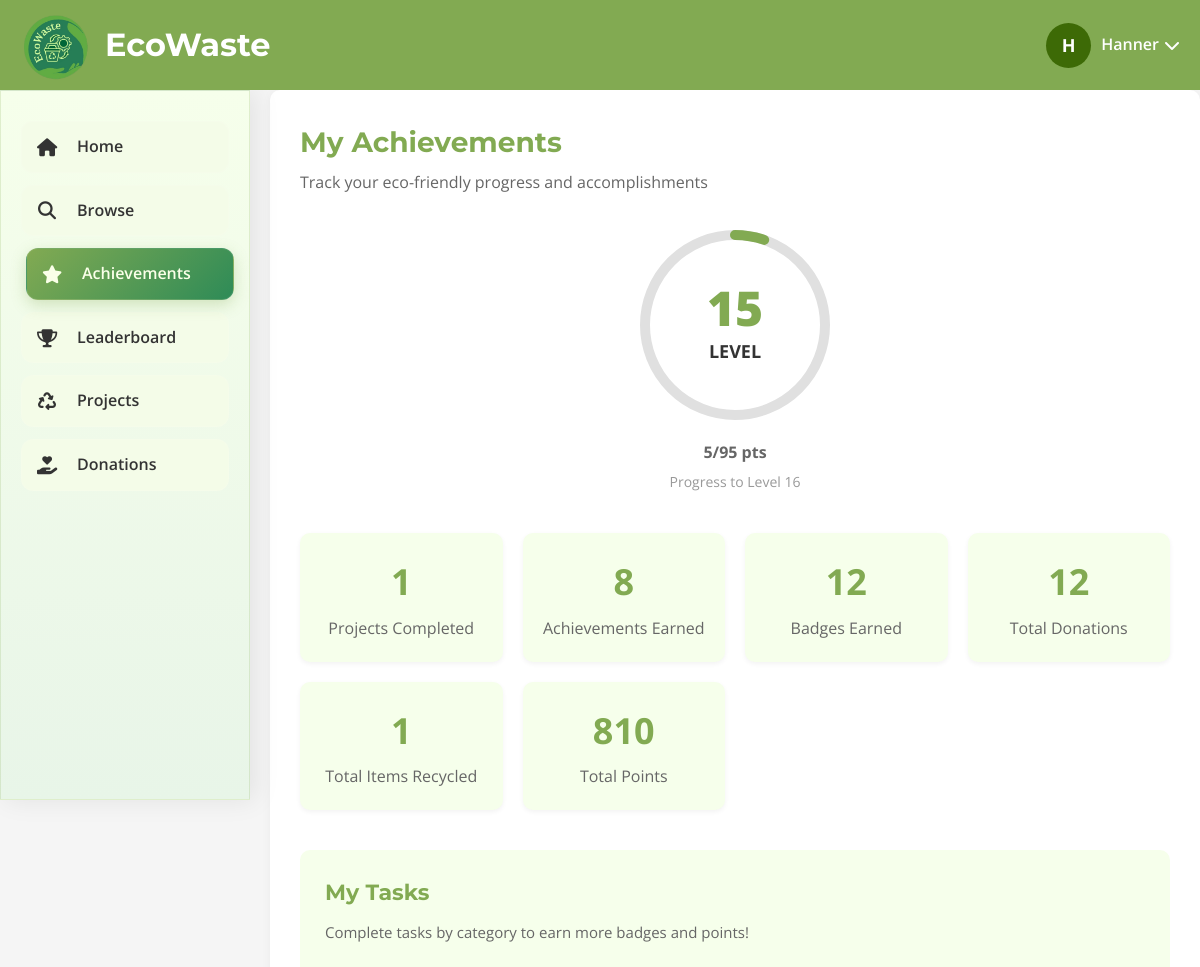
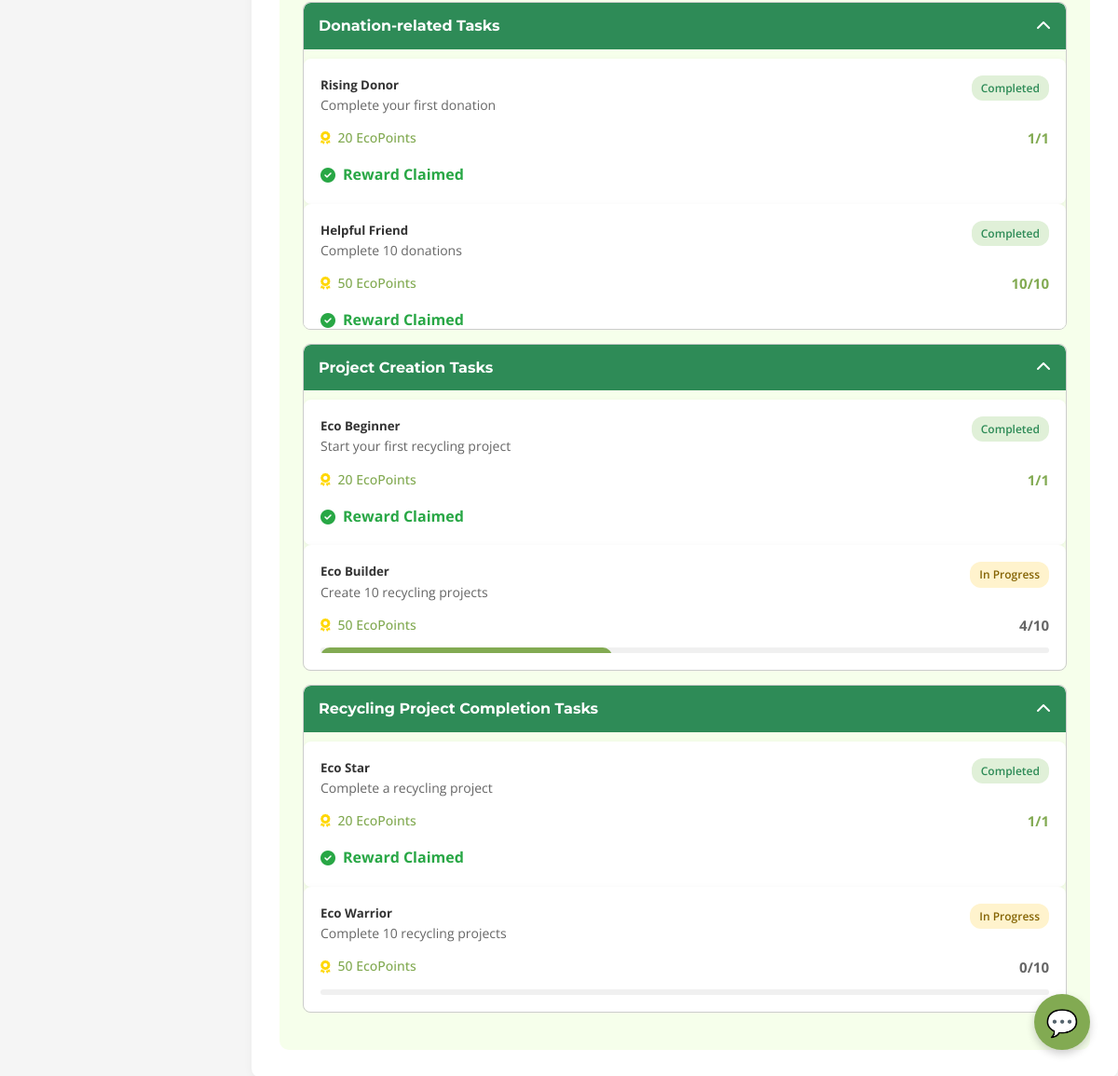
The app's page /achievements.php (signed in) with its own data (2 pictures, top to bottom).
### tables this page shows
CREATE TABLE `user_stats` (
  `stat_id` int(11) NOT NULL,
  `user_id` int(11) NOT NULL,
  `projects_completed` int(11) DEFAULT 0,
  `achievements_earned` int(11) DEFAULT 0,
  `badges_earned` int(11) DEFAULT 0,
  `items_donated` int(11) DEFAULT 0,
  `items_recycled` int(11) DEFAULT 0,
  `plastic_recycled` int(11) DEFAULT 0,
  `paper_recycled` int(11) DEFAULT 0,
  `glass_recycled` int(11) DEFAULT 0,
  `metal_recycled` int(11) DEFAULT 0,
  `points` int(11) DEFAULT 0,
  `projects_created` int(11) DEFAULT 0,
  `total_points` int(11) NOT NULL DEFAULT 0
);

CREATE TABLE `user_tasks` (
  `task_id` int(11) NOT NULL,
  `user_id` int(11) NOT NULL,
  `title` varchar(255) DEFAULT NULL,
  `description` text DEFAULT NULL,
  `status` varchar(50) DEFAULT NULL,
  `reward` varchar(255) DEFAULT NULL,
  `progress` varchar(50) DEFAULT NULL,
  `current_value` int(11) DEFAULT 0,
  `target_value` int(11) DEFAULT 1,
  `action_type` varchar(50) DEFAULT NULL,
  `task_type` varchar(50) NOT NULL,
  `reward_type` enum('points','badge') DEFAULT 'points',
  `reward_value` varchar(255) DEFAULT NULL,
  `reward_claimed` tinyint(4) DEFAULT 0,
  `unlocked` tinyint(1) DEFAULT 0
);

### achievements.php (the view, shortened to what this page needs)
<?php
$conn = getDBConnection();
$user_id = (int)$_SESSION['user_id'];
$claimed_points_row = $conn->query("
    SELECT IFNULL(SUM(reward_value),0) AS total_claimed
    FROM user_tasks
    WHERE user_id = $user_id AND reward_claimed = 1
")->fetch_assoc();
$total_claimed_points = (int)($claimed_points_row['total_claimed'] ?? 0);
$stats_row = $conn->query("SELECT * FROM user_stats WHERE user_id = $user_id")->fetch_assoc();
if (!$stats_row) {
    $conn->query("INSERT INTO user_stats (user_id, projects_completed, achievements_earned, badges_earned, items_recycled, total_points)
                  VALUES ($user_id, 0, 0, 0, 0, $total_claimed_points)");
    $stats_row = [
        'projects_completed' => 0,
        'achievements_earned' => 0,
        'badges_earned' => 0,
        'items_recycled' => 0,
        'total_points' => $total_claimed_points
    ];
} else {
    $conn->query("UPDATE user_stats SET total_points = $total_claimed_points WHERE user_id = $user_id");
}
$total_points = (int)($stats_row['total_points'] ?? 0);
$achievements_row = $conn->query("
    SELECT COUNT(*) AS claimed_tasks
    FROM user_tasks
    WHERE user_id = $user_id AND reward_claimed = 1
")->fetch_assoc();
$achievements_earned = (int)($achievements_row['claimed_tasks'] ?? 0);
$stats = [
    'projects_completed'   => (int) ($stats_row['projects_completed'] ?? 0),
    'achievements_earned'  => $achievements_earned,
    'badges_earned'        => (int) ($stats_row['badges_earned'] ?? 0),
    'items_recycled'       => (int) ($stats_row['items_recycled'] ?? 0)
];
$donations_result = $conn->query("SELECT COUNT(*) AS total_donations FROM donations WHERE donor_id = $user_id");
$donations_row = $donations_result->fetch_assoc();
$total_donations = $donations_row['total_donations'] ?? 0;
function getPointsForLevel($level) {
    $points = 25 + ($level * 5);
    return min($points, 100);
}
$level = 0;
$remaining_points = $total_points;
while ($level < 50) {
    $required = getPointsForLevel($level);
    if ($remaining_points >= $required) {
        $remaining_points -= $required;
        $level++;
    } else break;
}
$display_level = $level + 1;
$current_level_points = $remaining_points;
$progress_percentage = ($current_level_points / getPointsForLevel($level)) * 100;
$result = $conn->query("SELECT * FROM user_tasks WHERE user_id = $user_id ORDER BY task_id ASC");
function updateTaskProgress($conn, $user_id) {
    $stats_row = $conn->query("SELECT * FROM user_stats WHERE user_id = $user_id")->fetch_assoc();
    $achievements_row = $conn->query("
        SELECT COUNT(*) AS claimed_tasks
        FROM user_tasks
        WHERE user_id = $user_id AND reward_claimed = 1
    ")->fetch_assoc();
    $achievements_earned = (int)($achievements_row['claimed_tasks'] ?? 0);
    $donations_row = $conn->query("SELECT COUNT(*) AS total_donations FROM donations WHERE donor_id = $user_id")->fetch_assoc();
    $total_donations = (int)($donations_row['total_donations'] ?? 0);
    $projects_created_row = $conn->query("SELECT COUNT(*) AS total_projects_created FROM projects WHERE user_id = $user_id")->fetch_assoc();
    $total_projects_created = (int)($projects_created_row['total_projects_created'] ?? 0);
    $total_projects_completed = (int)($stats_row['projects_completed'] ?? 0);
    $result = $conn->query("SELECT * FROM user_tasks WHERE user_id = $user_id ORDER BY action_type, task_id ASC");
    $prev_task_values = ['donations' => 0, 'projects_created' => 0, 'projects_completed' => 0];
    while ($task = $result->fetch_assoc()) {
        if ($task['unlocked'] == 0) continue;
        switch ($task['action_type']) {
            case 'donations':
                $total_value = $total_donations;
                break;
            case 'projects_created':
                $total_value = $total_projects_created;
                break;
            case 'projects_completed':
                $total_value = $total_projects_completed;
                break;
        }
        $current_value = $total_value - $prev_task_values[$task['action_type']];
        $current_value = max(0, min($current_value, $task['target_value']));
        $status = ($current_value >= $task['target_value']) ? 'Completed' : 'In Progress';
        $progress = "$current_value/{$task['target_value']}";
        $conn->query("
            UPDATE user_tasks
            SET current_value=$current_value, progress='$progress', status='$status'
            WHERE task_id={$task['task_id']} AND user_id=$user_id
        ");
        if ($task['reward_claimed'] == 1) {
            $prev_task_values[$task['action_type']] += $task['target_value'];
        }
    }
    $stats_row = $conn->query("SELECT * FROM user_stats WHERE user_id = $user_id")->fetch_assoc();
    $total_points = (int)($stats_row['total_points'] ?? 0);
    $level = 0;
    $remaining_points = $total_points;
    while ($level < 50) {
        $required = getPointsForLevel($level);
        if ($remaining_points >= $required) {
            $remaining_points -= $required;
            $level++;
        } else break;
    }
    $progress_percentage = ($remaining_points / getPointsForLevel($level)) * 100;
    return $conn->query("SELECT * FROM user_tasks WHERE user_id = $user_id ORDER BY task_id ASC");
}
$result = updateTaskProgress($conn, $user_id);
$tasks = [];
while ($row = $result->fetch_assoc()) $tasks[] = $row;
?>
<!DOCTYPE html>
<html lang="en">
<head>
    <link rel="stylesheet" href="assets/css/achievement.css">
    <link rel="stylesheet" href="https://cdnjs.cloudflare.com/ajax/libs/font-awesome/6.4.0/css/all.min.css">
</head>
<body>
    <header>
        <div class="logo-container">
            <div class="logo">
                <img src="assets/img/ecowaste_logo.png" alt="EcoWaste Logo">
            </div>
            <h1>EcoWaste</h1>
        </div>
<div class="user-profile" id="userProfile">
    <div class="profile-pic">
        <?= strtoupper(substr(htmlspecialchars($_SESSION['first_name'] ?? 'User'), 0, 1)) ?>
    </div>
    <span class="profile-name"><?= htmlspecialchars($_SESSION['first_name'] ?? 'User') ?></span>
    <i class="fas fa-chevron-down dropdown-arrow"></i>
</div>
    </header>
    <div class="container">
        <aside class="sidebar">
            <nav>
                <ul>
                    <li><a href="homepage.php"><i class="fas fa-home"></i>Home</a></li>
                    <li><a href="browse.php"><i class="fas fa-search"></i>Browse</a></li>
                    <li><a href="achievements.php" class="active"><i class="fas fa-star"></i>Achievements</a></li>
                    <li><a href="leaderboard.php"><i class="fas fa-trophy"></i>Leaderboard</a></li>
                    <li><a href="projects.php"><i class="fas fa-recycle"></i>Projects</a></li>
                    <li><a href="donations.php"><i class="fas fa-hand-holding-heart"></i>Donations</a></li>
                </ul>
            </nav>
        </aside>
 <main class="main-content">
    <div class="achievements-header">
        <h2>My Achievements</h2>
        <p class="subtitle">Track your eco-friendly progress and accomplishments</p>
    </div>
    <div class="achievements-content">
        <div class="level-card">
            <div class="circular-progress">
                <svg class="progress-ring" width="200" height="200">
                    <circle class="progress-ring-circle" stroke="#e0e0e0" stroke-width="10" fill="transparent" r="90" cx="100" cy="100"/>
                    <circle class="progress-ring-progress" stroke="#82AA52" stroke-width="10" fill="transparent" r="90" cx="100" cy="100"
                        stroke-dasharray="565.48" stroke-dashoffset="<?= 565.48 - (565.48 * ($_SESSION['progress_percentage'] ?? $progress_percentage) / 100) ?>"/>
                </svg>
                <div class="circle">
                    <div class="circle-inner">
                        <div class="level-number"><?= ($_SESSION['level'] ?? $level) + 1 ?></div>
                        <div class="level-label">LEVEL</div>
                    </div>
                </div>
            </div>
            <div class="progress-text"><?= $_SESSION['progress_points'] ?? $current_level_points ?>/<?= getPointsForLevel($_SESSION['level'] ?? $level) ?> pts
            </div>
            <div class="current-level">Progress to Level <?= $display_level + 1 ?></div>
        </div>
        <div class="stats-grid">
            <div class="stat-item">
                <div class="stat-number"><?= (int) ($stats['projects_completed'] ?? 0) ?></div>
                <div class="stat-label">Projects Completed</div></div>
            <div class="stat-item">
                <div class="stat-number"><?= (int) ($stats['achievements_earned'] ?? 0) ?></div>
                <div class="stat-label">Achievements Earned</div></div>
            <div class="stat-item">
                <div class="stat-number"><?= (int) ($stats['badges_earned'] ?? 0) ?></div>
                <div class="stat-label">Badges Earned</div></div>
            <div class="stat-item">
                <div class="stat-number"><?= htmlspecialchars($total_donations) ?></div>
                <div class="stat-label">Total Donations</div></div>
            <div class="stat-item">
                <div class="stat-number"><?= (int) ($stats['items_recycled'] ?? 0) ?></div>
                <div class="stat-label">Total Items Recycled</div></div>
            <div class="stat-item">
                <div class="stat-number"><?= htmlspecialchars($total_points) ?></div>
            <div class="stat-label">Total Points</div></div>
        </div>
<div class="tasks-section">
    <div class="tasks-header"><h3>My Tasks</h3></div>
    <p class="tasks-subtitle">Complete tasks by category to earn more badges and points!</p>
    <?php
    $grouped_tasks = [
        'donations' => [],
        'projects_created' => [],
        'projects_completed' => []
    ];
    foreach ($tasks as $task) {
        if (!empty($task['action_type']) && isset($grouped_tasks[$task['action_type']])) {
            $grouped_tasks[$task['action_type']][] = $task;
        }
    }
    $category_labels = [
        'donations' => 'Donation-related Tasks',
        'projects_created' => 'Project Creation Tasks',
        'projects_completed' => 'Recycling Project Completion Tasks'
    ];
    ?>
    <div class="task-categories">
        <?php foreach ($grouped_tasks as $type => $task_list): ?>
            <div class="task-category">
                <div class="category-header">
                    <h4><?= $category_labels[$type] ?? ucfirst($type) ?></h4>
                    <i class="fas fa-chevron-down"></i>
                </div>
                <div class="category-content">
                    <?php foreach ($task_list as $task):
                        $is_completed = $task['status'] === 'Completed';
                        $reward_claimed = $task['reward_claimed'] ?? 0;
                        $is_locked = $task['unlocked'] == 0;
                    ?>
                    <div class="task-item <?= $is_locked ? 'locked' : ($is_completed ? 'completed' : 'in-progress') ?>">
                        <div class="task-main">
                            <div class="task-info">
                                <h5><?= htmlspecialchars($task['title']) ?></h5>
                                <p><?= htmlspecialchars($task['description']) ?></p>
                            </div>
                            <div class="task-status">
                                <?php if ($is_locked): ?>
                                    <span class="status-badge">Locked 🔒</span>
                                <?php else: ?>
                                    <span class="status-badge"><?= $is_completed ? 'Completed' : 'In Progress' ?></span>
                                <?php endif; ?>
                            </div>
                        </div>
                        <div class="task-rewards">
                            <div class="reward-amount"><i class="fas fa-award reward-icon"></i><span><?= htmlspecialchars($task['reward']) ?></span></div>
                            <div class="task-progress"><?= htmlspecialchars($task['progress']) ?></div>
                        </div>
                        <?php if ($is_locked): ?>
                            <div class="locked-note">Complete previous task to unlock</div>
                        <?php elseif (!$is_completed): ?>
                            <div class="progress-bar"><div class="progress-fill" style="width: <?= ($task['current_value'] / $task['target_value']) * 100 ?>%"></div></div>
                        <?php elseif ($is_completed && $reward_claimed): ?>
                            <div class="reward-claimed"><i class="fas fa-check-circle"></i> Reward Claimed</div>
                        <?php endif; ?>
                    </div>
                    <?php endforeach; ?>
                </div>
            </div>
        <?php endforeach; ?>
    </div>
</div>
    <div class="feedback-btn" id="feedbackBtn">💬</div>
</body>
</html>

### achievements.php (style rules this page uses)
.reward-claimed { margin-top: 15px; color: #28a745; font-weight: bold; display: flex; align-items: center; gap: 8px; }

### records on screen
user_stats: projects_completed "1", badges_earned "12", items_recycled "1", total_points "810"
user_tasks: title "Rising Donor", description "Complete your first donation", unlocked "Completed", reward "20 EcoPoints", progress "1/1"
user_tasks: title "Helpful Friend", description "Complete 10 donations", unlocked "Completed", reward "50 EcoPoints", progress "10/10"
user_tasks: title "Eco Beginner", description "Start your first recycling project", unlocked "Completed", reward "20 EcoPoints", progress "1/1"
user_tasks: title "Eco Builder", description "Create 10 recycling projects", unlocked "In Progress", reward "50 EcoPoints", progress "4/10", current_value 4 (drawn)
user_tasks: title "Eco Star", description "Complete a recycling project", unlocked "Completed", reward "20 EcoPoints", progress "1/1"
user_tasks: title "Eco Warrior", description "Complete 10 recycling projects", unlocked "In Progress", reward "50 EcoPoints", progress "0/10"

### other values on screen
substr(htmlspecialchars($_SESSION['first_name'] ?? 'User'), 0, 1) "H"
$_SESSION['first_name'] "Hanner"
$_SESSION['progress_points'] "5"
getPointsForLevel($_SESSION['level'] ?? $level) "95"
$display_level + 1 "16"
$stats['achievements_earned'] "8"
$total_donations "12"
$category_labels[$type] "Donation-related Tasks"
$category_labels[$type] "Project Creation Tasks"
$category_labels[$type] "Recycling Project Completion Tasks"
